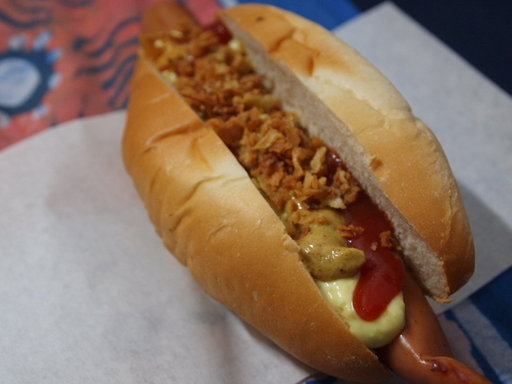
#> input picture data/hot_dog/1017226.jpg, 512 x 384 px; its folder holds only this picture in this run
$ jupyter execute 'Not_Hotdog -test-.ipynb'   (older library calls are emulated)
#> lines starting #> are read from the running program, lines starting #| are printed output that depends on the picture
#> in loadBlurImg, img is the input picture: shape (384, 512, 3); mean B, G, R 95, 112.4, 138.2
# Imports

[cell 1]
import pandas as pd
import numpy as np
import matplotlib.pyplot as plt
import matplotlib.mlab as mlab

import tensorflow as tf
from skimage import exposure
from tensorflow.contrib.layers import flatten
from sklearn.preprocessing import LabelBinarizer
from sklearn.preprocessing import StandardScaler
from sklearn.model_selection import train_test_split

from tensorflow.contrib.layers import flatten

from keras.layers.pooling import MaxPooling2D
from keras.models import Sequential, Model
from keras.layers import Dense, Dropout, Activation, Flatten, Lambda
from keras.layers.convolutional import Convolution2D, Cropping2D
from keras.layers.pooling import MaxPooling2D
import cv2
import glob

# Load The Image Data Functions

[cell 2]
def rotateImage(img, angle):
#> called with angle = 172
    (rows, cols, ch) = img.shape
#> rows = 384; cols = 512; ch = 3
    M = cv2.getRotationMatrix2D((cols/2,rows/2), angle, 1)
    return cv2.warpAffine(img, M, (cols,rows))
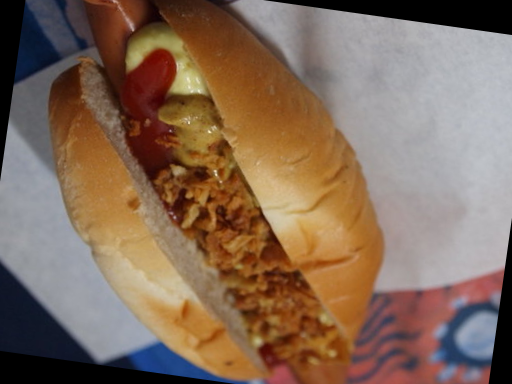
#> returned value: shape (384, 512, 3); mean of channels 0, 1, 2 89.8, 107.3, 131.6; drawn as B, G, R


def loadBlurImg(path, imgSize):
    img = cv2.imread(path)
    angle = np.random.randint(0, 360)
    img = rotateImage(img, angle)
    img = cv2.blur(img,(5,5))
    img = cv2.resize(img, imgSize)
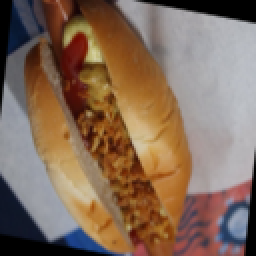
#> img: shape (128, 128, 3) (shown 2 times larger); mean B, G, R 90, 107.5, 131.8
    return img

def loadImgClass(classPath, classLable, classSize, imgSize):
    x = []
    y = []

    for path in classPath:
        img = loadBlurImg(path, imgSize)
        x.append(img)
        y.append(classLable)

    while len(x) < classSize:
        randIdx = np.random.randint(0, len(classPath))
        img = loadBlurImg(classPath[randIdx], imgSize)
#> call 2 of loadBlurImg, with path = './data/hot_dog/1017226.jpg', imgSize = (128, 128)
#> call 2 of rotateImage, with angle = 47
#> in rotateImage (call 2), `return cv2.warpAffine(img, M, (cols,rows))`:
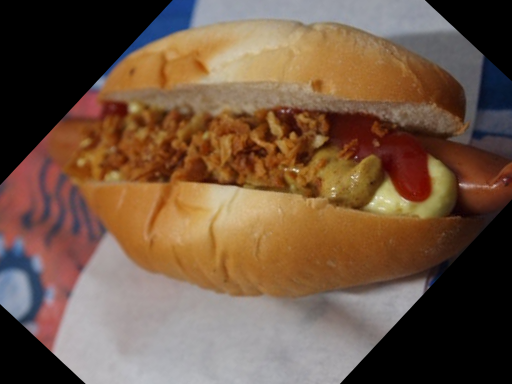
#> returned value: shape (384, 512, 3); mean of channels 0, 1, 2 68.1, 87.1, 112.8; drawn as B, G, R
#> in loadBlurImg (call 2), `img = cv2.resize(img, imgSize)`:
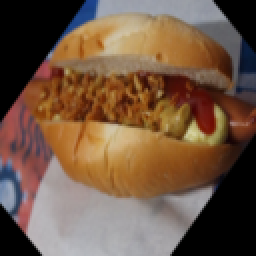
#> img: shape (128, 128, 3) (shown 2 times larger); mean B, G, R 68.3, 87.3, 113
        x.append(img)
        y.append(classLable)

    return x, y

def loadData(img_size, classSize):
    hotdogs = glob.glob('./data/hot_dog/**/*.jpg', recursive=True)
    notHotdogs = glob.glob('./data/not_hot_dog/**/*.jpg', recursive=True)


    imgSize = (img_size, img_size)
    xHotdog, yHotdog = loadImgClass(hotdogs, 0, classSize, imgSize)
    xNotHotdog, yNotHotdog = loadImgClass(notHotdogs, 1, classSize, imgSize)
    print("There are", len(xHotdog), "hotdog images")
    print("There are", len(xNotHotdog), "not hotdog images")

    X = np.array(xHotdog + xNotHotdog)
    y = np.array(yHotdog + yNotHotdog)

    return X, y
